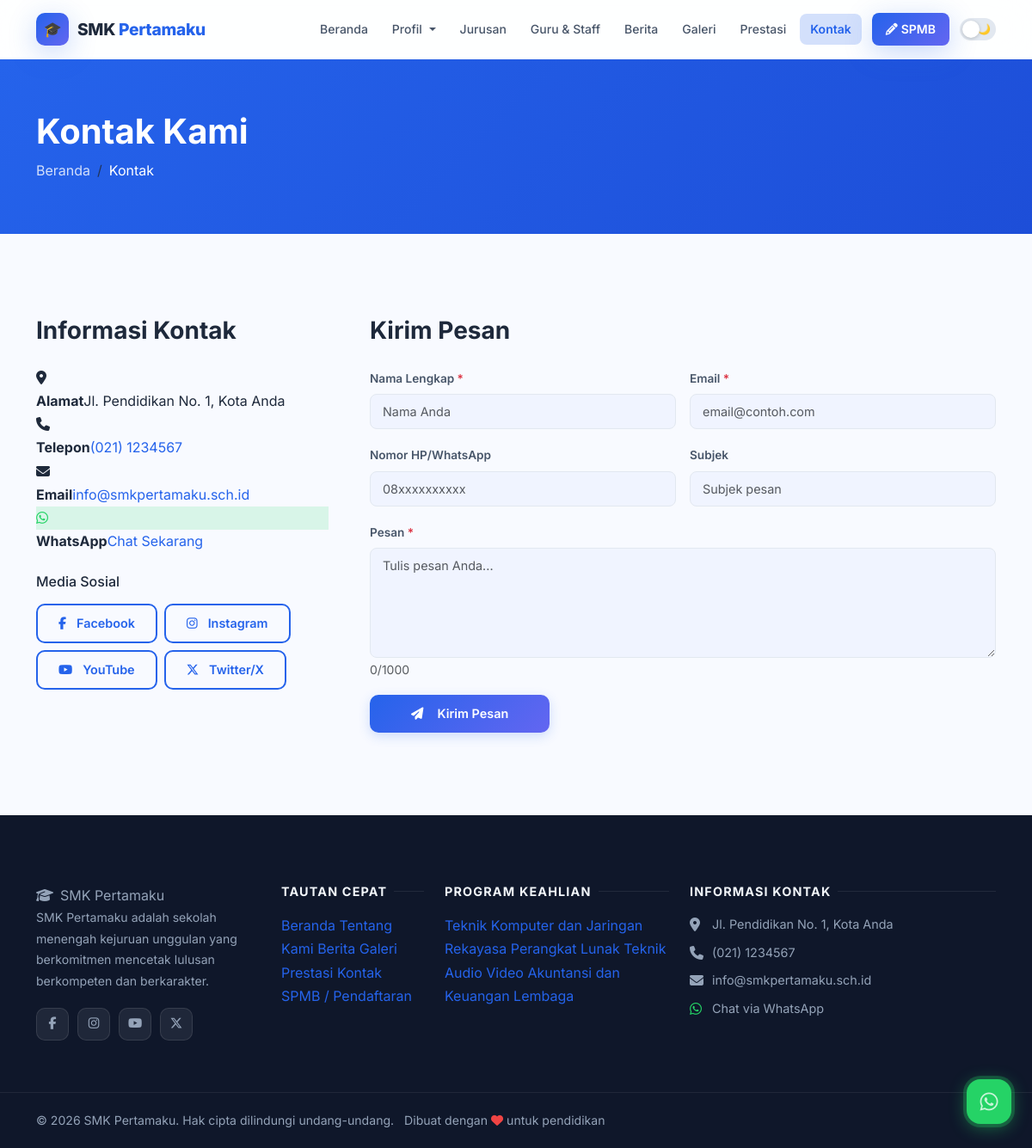
Page /kontak on the committed database.
### tables this page shows
CREATE TABLE IF NOT EXISTS `social_media` (
  `id` INT AUTO_INCREMENT PRIMARY KEY,
  `platform` VARCHAR(50) NOT NULL,
  `url` VARCHAR(255) NOT NULL,
  `icon` VARCHAR(100) DEFAULT NULL,
  `is_active` TINYINT(1) DEFAULT 1
);

CREATE TABLE IF NOT EXISTS `programs` (
  `id` INT AUTO_INCREMENT PRIMARY KEY,
  `name` VARCHAR(200) NOT NULL,
  `code` VARCHAR(20) DEFAULT NULL,
  `description` LONGTEXT,
  `image` VARCHAR(255) DEFAULT NULL,
  `icon` VARCHAR(100) DEFAULT 'fas fa-laptop-code',
  `quota` INT DEFAULT 36,
  `is_active` TINYINT(1) DEFAULT 1,
  `sort_order` INT DEFAULT 0,
  `created_at` TIMESTAMP DEFAULT CURRENT_TIMESTAMP
);

### app/controllers/PublicController.php (called while the page is built, shortened)
<?php
class PublicController {
    public function contact() {
        $settings = getSettings();
        require_once __DIR__ . '/../../views/public/contact.php';
    }
}

### index.php (called while the page is built, shortened)
<?php
require_once __DIR__ . '/routes/web.php';

### app/helpers.php (called while the page is built, shortened)
<?php
function getSettings() {
    $db = getDB();
    $res = $db->query("SELECT `key`, value FROM settings");
    $data = [];
    while ($row = $res->fetch_assoc()) {
        $data[$row['key']] = $row['value'];
    }
    return $data;
}

### views/public/contact.php (the view, shortened to what this page needs)
<?php
require_once __DIR__ . '/../layouts/header.php';
?>
<div style="background:linear-gradient(135deg,var(--primary),var(--primary-dark));padding:60px 0;color:#fff;">
    <div class="container">
        <h1 class="fw-bold mb-2">Kontak Kami</h1>
        <nav aria-label="breadcrumb">
            <ol class="breadcrumb mb-0"><li class="breadcrumb-item"><a href="<?= APP_URL ?>/" style="color:rgba(255,255,255,0.8);">Beranda</a></li><li class="breadcrumb-item active text-white">Kontak</li></ol>
        </nav>
    </div>
</div>
<section class="section">
    <div class="container">
        <div class="row g-5">
            <div class="col-lg-4">
                <h3 class="fw-bold mb-4" style="color:var(--text);">Informasi Kontak</h3>
                <?php if (!empty($settings['school_address'])): ?>
                <div class="contact-info-item">
                    <div class="icon"><i class="fas fa-map-marker-alt"></i></div>
                    <div><strong>Alamat</strong><span><?= htmlspecialchars($settings['school_address']) ?></span></div>
                </div>
                <?php endif; ?>
                <?php if (!empty($settings['school_phone'])): ?>
                <div class="contact-info-item">
                    <div class="icon"><i class="fas fa-phone"></i></div>
                    <div><strong>Telepon</strong><span><a href="tel:<?= preg_replace('/[^0-9+]/','',$settings['school_phone']) ?>"><?= htmlspecialchars($settings['school_phone']) ?></a></span></div>
                </div>
                <?php endif; ?>
                <?php if (!empty($settings['school_email'])): ?>
                <div class="contact-info-item">
                    <div class="icon"><i class="fas fa-envelope"></i></div>
                    <div><strong>Email</strong><span><a href="mailto:<?= htmlspecialchars($settings['school_email']) ?>"><?= htmlspecialchars($settings['school_email']) ?></a></span></div>
                </div>
                <?php endif; ?>
                <?php if (!empty($settings['whatsapp_number'])): ?>
                <div class="contact-info-item">
                    <div class="icon" style="background:rgba(37,211,102,0.15);"><i class="fab fa-whatsapp" style="color:#25d366;"></i></div>
                    <div><strong>WhatsApp</strong><span><a href="https://wa.me/<?= preg_replace('/[^0-9]/','',$settings['whatsapp_number']) ?>" target="_blank">Chat Sekarang</a></span></div>
                </div>
                <?php endif; ?>
                <?php
                $db = getDB();
                $smRes = $db->query("SELECT * FROM social_media WHERE is_active=1");
                $socialMedia = $smRes ? $smRes->fetch_all(MYSQLI_ASSOC) : [];
                if ($socialMedia):
                ?>
                <h6 class="mt-4 mb-3" style="color:var(--text);">Media Sosial</h6>
                <div class="d-flex flex-wrap gap-2">
                    <?php foreach ($socialMedia as $sm): ?>
                    <a href="<?= htmlspecialchars($sm['url']) ?>" target="_blank" rel="noopener" class="btn btn-sm btn-outline-primary">
                        <i class="<?= htmlspecialchars($sm['icon'] ?? 'fas fa-link') ?> me-1"></i><?= htmlspecialchars($sm['platform']) ?>
                    </a>
                    <?php endforeach; ?>
                </div>
                <?php endif; ?>
            </div>
            <div class="col-lg-8">
                <div class="contact-card">
                    <h3 class="fw-bold mb-4" style="color:var(--text);">Kirim Pesan</h3>
                    <form method="POST" action="<?= APP_URL ?>/kontak">
                        <div class="row g-3">
                            <div class="col-md-6">
                                <label class="form-label">Nama Lengkap <span class="text-danger">*</span></label>
                                <input type="text" name="name" class="form-control" placeholder="Nama Anda" required maxlength="150" value="<?= htmlspecialchars($_POST['name'] ?? '') ?>">
                            </div>
                            <div class="col-md-6">
                                <label class="form-label">Email <span class="text-danger">*</span></label>
                                <input type="email" name="email" class="form-control" placeholder="email@contoh.com" required value="<?= htmlspecialchars($_POST['email'] ?? '') ?>">
                            </div>
                            <div class="col-md-6">
                                <label class="form-label">Nomor HP/WhatsApp</label>
                                <input type="text" name="phone" class="form-control" placeholder="08xxxxxxxxxx" value="<?= htmlspecialchars($_POST['phone'] ?? '') ?>">
                            </div>
                            <div class="col-md-6">
                                <label class="form-label">Subjek</label>
                                <input type="text" name="subject" class="form-control" placeholder="Subjek pesan" value="<?= htmlspecialchars($_POST['subject'] ?? '') ?>">
                            </div>
                            <div class="col-12">
                                <label class="form-label">Pesan <span class="text-danger">*</span></label>
                                <textarea name="message" class="form-control" rows="5" placeholder="Tulis pesan Anda..." required maxlength="1000"><?= htmlspecialchars($_POST['message'] ?? '') ?></textarea>
                            </div>
                            <div class="col-12">
                                <button type="submit" class="btn btn-primary px-5">
                                    <i class="fas fa-paper-plane me-2"></i>Kirim Pesan
                                </button>
                            </div>
                        </div>
                    </form>
                </div>
            </div>
        </div>
    </div>
</section>
<?php require_once __DIR__ . '/../layouts/footer.php'; ?>

### views/layouts/footer.php (shortened to what this page needs)
<?php
$settings = getSettings();
$schoolName = $settings['school_name'] ?? 'SMK Pertamaku';
$footerAbout = $settings['footer_about'] ?? '';
$address = $settings['school_address'] ?? '';
$phone = $settings['school_phone'] ?? '';
$email = $settings['school_email'] ?? '';
$whatsapp = $settings['whatsapp_number'] ?? '';
$currentYear = date('Y');
$db = getDB();
$progRes = $db->query("SELECT id, name FROM programs WHERE is_active=1 ORDER BY sort_order LIMIT 6");
$footerPrograms = $progRes ? $progRes->fetch_all(MYSQLI_ASSOC) : [];
$smRes = $db->query("SELECT * FROM social_media WHERE is_active=1");
$socialMedia = $smRes ? $smRes->fetch_all(MYSQLI_ASSOC) : [];
?>
</main>
<footer class="site-footer">
    <div class="container">
        <div class="row g-4">
            <div class="col-lg-3 col-md-6">
                <span class="footer-brand"><i class="fas fa-graduation-cap me-2"></i><?= htmlspecialchars($schoolName) ?></span>
                <p><?= htmlspecialchars($footerAbout) ?></p>
                <?php if ($socialMedia): ?>
                <div class="social-links">
                    <?php foreach ($socialMedia as $sm): ?>
                        <a href="<?= htmlspecialchars($sm['url']) ?>" target="_blank" rel="noopener" class="social-link" title="<?= htmlspecialchars($sm['platform']) ?>">
                            <i class="<?= htmlspecialchars($sm['icon'] ?? 'fas fa-link') ?>"></i>
                        </a>
                    <?php endforeach; ?>
                </div>
                <?php endif; ?>
            </div>
            <div class="col-lg-2 col-md-6">
                <h5>Tautan Cepat</h5>
                <a href="<?= APP_URL ?>/">Beranda</a>
                <a href="<?= APP_URL ?>/profil">Tentang Kami</a>
                <a href="<?= APP_URL ?>/berita">Berita</a>
                <a href="<?= APP_URL ?>/galeri">Galeri</a>
                <a href="<?= APP_URL ?>/prestasi">Prestasi</a>
                <a href="<?= APP_URL ?>/kontak">Kontak</a>
                <a href="<?= APP_URL ?>/spmb">SPMB / Pendaftaran</a>
            </div>
            <div class="col-lg-3 col-md-6">
                <h5>Program Keahlian</h5>
                <?php foreach ($footerPrograms as $prog): ?>
                    <a href="<?= APP_URL ?>/jurusan/<?= $prog['id'] ?>"><?= htmlspecialchars($prog['name']) ?></a>
                <?php endforeach; ?>
            </div>
            <div class="col-lg-4 col-md-6">
                <h5>Informasi Kontak</h5>
                <?php if ($address): ?>
                <div class="d-flex gap-2 mb-2">
                    <i class="fas fa-map-marker-alt mt-1" style="color:#94a3b8;width:18px;"></i>
                    <span style="color:var(--footer-text);font-size:0.9rem;"><?= htmlspecialchars($address) ?></span>
                </div>
                <?php endif; ?>
                <?php if ($phone): ?>
                <div class="d-flex gap-2 mb-2">
                    <i class="fas fa-phone mt-1" style="color:#94a3b8;width:18px;"></i>
                    <a href="tel:<?= preg_replace('/[^0-9+]/', '', $phone) ?>" style="color:var(--footer-text);font-size:0.9rem;"><?= htmlspecialchars($phone) ?></a>
                </div>
                <?php endif; ?>
                <?php if ($email): ?>
                <div class="d-flex gap-2 mb-2">
                    <i class="fas fa-envelope mt-1" style="color:#94a3b8;width:18px;"></i>
                    <a href="mailto:<?= htmlspecialchars($email) ?>" style="color:var(--footer-text);font-size:0.9rem;"><?= htmlspecialchars($email) ?></a>
                </div>
                <?php endif; ?>
                <?php if ($whatsapp): ?>
                <div class="d-flex gap-2 mb-2">
                    <i class="fab fa-whatsapp mt-1" style="color:#25d366;width:18px;"></i>
                    <a href="https://wa.me/<?= preg_replace('/[^0-9]/', '', $whatsapp) ?>" target="_blank" style="color:var(--footer-text);font-size:0.9rem;">Chat via WhatsApp</a>
                </div>
                <?php endif; ?>
            </div>
        </div>
    </div>
    <div class="footer-bottom">
        <div class="container">
            <p class="mb-0">
                &copy; <?= $currentYear ?> <?= htmlspecialchars($schoolName) ?>. Hak cipta dilindungi undang-undang.
                <span class="ms-2">Dibuat dengan <i class="fas fa-heart" style="color:#ef4444;"></i> untuk pendidikan</span>
            </p>
        </div>
    </div>
</footer>
<?php if ($whatsapp): ?>
<a href="https://wa.me/<?= preg_replace('/[^0-9]/', '', $whatsapp) ?>?text=Halo+<?= urlencode($schoolName) ?>%2C+saya+ingin+bertanya..."
   class="whatsapp-float" target="_blank" rel="noopener" title="Chat WhatsApp">
    <i class="fab fa-whatsapp"></i>
</a>
<?php endif; ?>
</body>
</html>

### assets/css/style.css (style rules this page uses)
:root { --bg: #f8faff; --bg-secondary: #f0f4ff; --bg-card: #ffffff; --text: #1e293b; --text-secondary:#475569; --text-muted: #94a3b8; --primary: #2563eb; --primary-light: #3b82f6; --primary-dark: #1d4ed8; --primary-glow: rgba(37,99,235,0.20); --accent: #6366f1; --accent-glow: rgba(99,102,241,0.18); --success: #16a34a; --warning: #d97706; --danger: #dc2626; --border: #e2e8f0; --border-light: #f1f5f9; --navbar-bg: rgba(255,255,255,0.85); --footer-bg: #0f172a; --footer-text: #94a3b8; --shadow-sm: 0 1px 3px rgba(0,0,0,0.06), 0 1px 2px rgba(0,0,0,0.04); --shadow: 0 4px 16px rgba(0,0,0,0.08); --shadow-md: 0 8px 32px rgba(0,0,0,0.10); --shadow-lg: 0 20px 60px rgba(0,0,0,0.12); --shadow-blue: 0 8px 32px rgba(37,99,235,0.25); --radius: 14px; --radius-lg: 20px; --transition: all 0.3s cubic-bezier(0.4,0,0.2,1); --gradient: linear-gradient(135deg, #2563eb 0%, #6366f1 100%); --gradient-hero: linear-gradient(135deg, #0f172a 0%, #1e3a8a 50%, #1e1b4b 100%); }
*, *::before, *::after { box-sizing: border-box; }
html { scroll-behavior: smooth; font-size: 16px; }
body { background-color: var(--bg); color: var(--text); font-family: 'Segoe UI', system-ui, -apple-system, 'Helvetica Neue', sans-serif; line-height: 1.7; transition: background-color 0.4s ease, color 0.3s ease; overflow-x: hidden; }
a { color: var(--primary); text-decoration: none; transition: var(--transition); }
.section { padding: 96px 0; }
.btn-primary { background: var(--gradient); color: #fff; border: none; border-radius: 10px; padding: 11px 24px; font-weight: 600; font-size: 0.9rem; transition: var(--transition); display: inline-flex; align-items: center; gap: 8px; box-shadow: 0 4px 14px var(--primary-glow); }
.btn-outline-primary { background: transparent; color: var(--primary); border: 2px solid var(--primary); border-radius: 10px; padding: 10px 24px; font-weight: 600; font-size: 0.9rem; transition: var(--transition); display: inline-flex; align-items: center; gap: 8px; }
.site-footer { background: var(--footer-bg); padding: 80px 0 0; color: var(--footer-text); }
.site-footer p { font-size: 0.88rem; line-height: 1.75; color: var(--footer-text); }
.site-footer h5 { color: #f1f5f9; font-size: 0.9rem; font-weight: 700; text-transform: uppercase; letter-spacing: 0.08em; margin-bottom: 18px; display: flex; align-items: center; gap: 8px; }
.site-footer h5::after { content: ''; flex: 1; height: 1px; background: rgba(255,255,255,0.08); }
.social-links { display: flex; gap: 10px; margin-top: 18px; flex-wrap: wrap; }
.social-link { width: 38px; height: 38px; background: rgba(255,255,255,0.07); border: 1px solid rgba(255,255,255,0.1); border-radius: 10px; display: flex; align-items: center; justify-content: center; color: var(--footer-text); font-size: 0.9rem; transition: var(--transition); }
.footer-bottom { margin-top: 60px; border-top: 1px solid rgba(255,255,255,0.07); padding: 20px 0; display: flex; align-items: center; justify-content: space-between; flex-wrap: wrap; gap: 12px; font-size: 0.82rem; color: var(--footer-text); }
.whatsapp-float { position: fixed; bottom: 28px; right: 24px; width: 52px; height: 52px; background: #25d366; border-radius: 16px; display: flex; align-items: center; justify-content: center; color: #fff; font-size: 1.5rem; z-index: 1000; box-shadow: 0 4px 20px rgba(37,211,102,0.45); transition: var(--transition); }
.whatsapp-float::before { content: ''; position: absolute; inset: -4px; background: rgba(37,211,102,0.25); border-radius: 20px; animation: wa-pulse 2.5s ease-in-out infinite; }
.form-control, .form-select { background: var(--bg-secondary); border: 1px solid var(--border); border-radius: 8px; color: var(--text); font-size: 0.9rem; padding: 9px 14px; transition: var(--transition); }
.form-label { font-size: 0.85rem; font-weight: 600; color: var(--text-secondary); margin-bottom: 6px; }

### views/layouts/header.php (style rules this page uses)
body { font-family:'Inter',system-ui,sans-serif; }

### rows in the picture
social_media: platform "Facebook"
social_media: platform "Instagram"
social_media: platform "YouTube"
social_media: platform "Twitter/X"
programs: name "Teknik Komputer dan Jaringan"
programs: name "Rekayasa Perangkat Lunak"
programs: name "Teknik Audio Video"
programs: name "Akuntansi dan Keuangan Lembaga"

### other values in the picture
explode(' ', $schoolName)[0] "SMK"
implode(' ', array_slice(explode(' ', $schoolName), 1)) "Pertamaku"
$settings['school_address'] "Jl. Pendidikan No. 1, Kota Anda"
$settings['school_phone'] "(021) 1234567"
$settings['school_email'] "info@smkpertamaku.sch.id"
$schoolName "SMK Pertamaku"
$footerAbout "SMK Pertamaku adalah sekolah menengah kejuruan unggulan yang berkomitmen mencetak lulusan berkompeten dan berkarakter."
$address "Jl. Pendidikan No. 1, Kota Anda"
$phone "(021) 1234567"
$email "info@smkpertamaku.sch.id"
